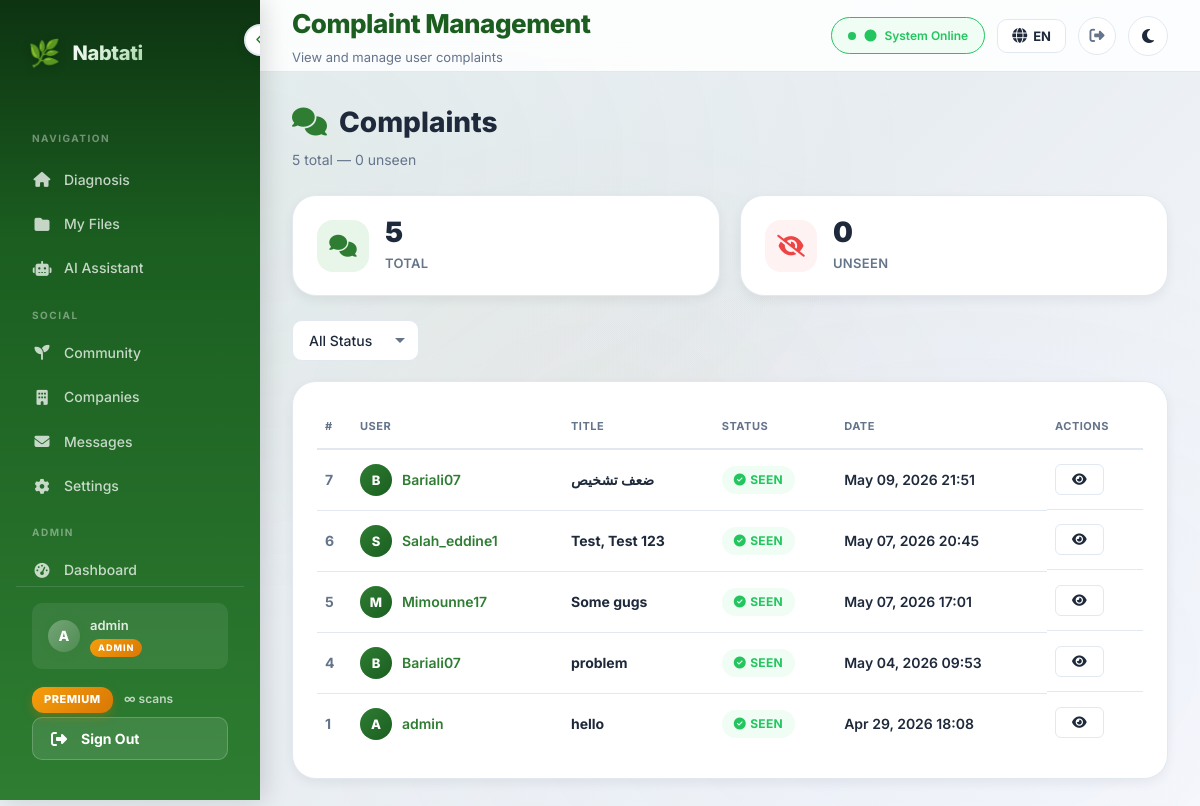
Page /manager/complaints/ (signed in) on the committed database.
### analysis/models.py (models this page shows, shortened)
class CustomUser(AbstractUser):
    email = models.EmailField(unique=True)
    email_verified = models.BooleanField(default=False)
    birth_date = models.DateField(null=True, blank=True)
    PURPOSE_CHOICES = [
        ("farmer", "Farmer"),
        ("company", "Company"),
        ("other", "Other"),
    ]
    purpose = models.CharField(
        max_length=20,
        choices=PURPOSE_CHOICES,
        default="other",
    )
    user_code = models.CharField(
        max_length=6,
        unique=True,
        default=generate_user_code,
    )
    avatar = models.ImageField(upload_to="avatars/", null=True, blank=True)
    bio = models.TextField(max_length=500, blank=True)
    location = models.CharField(max_length=100, blank=True)
    crops_of_interest = models.JSONField(default=list, blank=True)
    role = models.CharField(
        max_length=10,
        choices=ROLE_CHOICES,
        default="user",
    )
    plan_type = models.CharField(
        max_length=10,
        choices=PLAN_CHOICES,
        default="free",
    )
    subscription_start = models.DateTimeField(null=True, blank=True)
    subscription_end = models.DateTimeField(null=True, blank=True)
    daily_scan_count = models.PositiveIntegerField(default=0)
    last_scan_date = models.DateField(null=True, blank=True)
    total_scans_count = models.PositiveIntegerField(default=0)
    class Meta:
        verbose_name = "User"
        verbose_name_plural = "Users"
    def get_display_name(self):
        if self.role == "company":
            try:
                return self.company_profile.company_name
            except Exception:
                return self.get_full_name() or self.username
        return self.get_full_name() or self.username
    @property
    def is_expert(self):
        return self.role == "expert"
    @property
    def is_admin_role(self):
        return self.role == "admin" or self.is_staff
    @property
    def effective_plan_type(self):
        if self.is_staff:
            return "premium"
        return self.plan_type
    @property
    def plan_config(self):
        return PLAN_CONFIG.get(self.effective_plan_type, PLAN_CONFIG["free"])
    def get_daily_limit(self):
        return self.plan_config["daily_limit"]
    def remaining_scans_today(self):
        from django.utils import timezone as tz
        self._reset_daily_count_if_needed(tz.localdate())
        limit = self.get_daily_limit()
        if limit is None:
            return None
        return max(0, limit - self.daily_scan_count)
    def can_use_chat(self):
        if self.is_staff:
            return True
        return self.plan_type == "premium"
    def check_and_expire_subscription(self):
        if self.is_staff:
            return False  # Staff never expire
    def _reset_daily_count_if_needed(self, today):
        if self.last_scan_date != today:
            self.daily_scan_count = 0
            self.last_scan_date = today
            self.save(update_fields=["daily_scan_count", "last_scan_date"])

class Complaint(models.Model):
    user = models.ForeignKey(
        settings.AUTH_USER_MODEL,
        on_delete=models.CASCADE,
        related_name="complaints",
    )
    title = models.CharField(max_length=200)
    message = models.TextField()
    status = models.CharField(
        max_length=10,
        choices=COMPLAINT_STATUS_CHOICES,
        default="unseen",
    )
    created_at = models.DateTimeField(auto_now_add=True)
    class Meta:
        ordering = ["-created_at"]
        verbose_name = "Complaint"
        verbose_name_plural = "Complaints"

### manager/views.py (the view)
# urls.py: path("complaints/", views.admin_complaints, name="complaints"),
@staff_required
def admin_complaints(request):
    from analysis.models import Complaint
    status_filter = request.GET.get("status", "")
    qs = Complaint.objects.select_related("user").order_by("-created_at")
    if status_filter in ("seen", "unseen"):
        qs = qs.filter(status=status_filter)
    total = Complaint.objects.count()
    unseen = Complaint.objects.filter(status="unseen").count()
    context = {
        "complaints": qs,
        "status_filter": status_filter,
        "total_complaints": total,
        "unseen_complaints": unseen,
    }
    return render(request, "manager/complaints.html", context)

### experts/services.py (called while the page is built)
def get_unread_count(user: CustomUser) -> int:
    from experts.models import Message, Conversation
    from django.db.models import Q
    conversations = Conversation.objects.filter(Q(user=user) | Q(expert=user))
    return Message.objects.filter(
        conversation__in=conversations,
        is_read=False,
    ).exclude(sender=user).count()

### manager/templates/manager/complaints.html (shortened to what this page needs)
{% extends "analysis/base.html" %}
{% load static %}
{% load i18n %}
{% block header_title %}{% trans "Complaint Management" %}{% endblock %}
{% block header_subtitle %}{% trans "View and manage user complaints" %}{% endblock %}
{% block content %}
    <div class="admin-section-header">
        <div>
            <h1><i class="fas fa-comments"></i> {% trans "Complaints" %}</h1>
            <p class="subtitle">{{ total_complaints }} {% trans "total" %} — {{ unseen_complaints }} {% trans "unseen" %}</p>
        </div>
    </div>
    <div class="kpi-grid" style="margin-bottom:24px;">
        {% trans "Total" as lbl_t %}{% include "analysis/components/kpi_card.html" with icon="fa-comments" value=total_complaints label=lbl_t color="primary" %}
        {% trans "Unseen" as lbl_u %}{% include "analysis/components/kpi_card.html" with icon="fa-eye-slash" value=unseen_complaints label=lbl_u color="danger" %}
    </div>
    <div class="filter-bar" style="margin-bottom:20px;">
        <form method="GET" style="display:contents;">
            <select name="status" class="filter-select" onchange="this.form.submit()" aria-label="Filter by status">
                <option value="">{% trans "All Status" %}</option>
            </select>
        </form>
    </div>
    {% if complaints %}
    <div class="card" style="overflow-x:auto;">
        <table class="data-table" id="complaintsTable" role="table">
            <thead>
                <tr>
                    <th scope="col">#</th>
                    <th scope="col">{% trans "User" %}</th>
                    <th scope="col">{% trans "Title" %}</th>
                    <th scope="col">{% trans "Status" %}</th>
                    <th scope="col">{% trans "Date" %}</th>
                    <th scope="col">{% trans "Actions" %}</th>
                </tr>
            </thead>
            <tbody>
                {% for c in complaints %}
                <tr class="{% if c.status == 'unseen' %}row-warning{% endif %}">
                    <td style="font-weight:700;color:var(--text-muted);">{{ c.id }}</td>
                    <td>
                        <div class="cell-user">
                            <span class="cell-avatar">{{ c.user.username|make_list|first|upper }}</span>
                            <a href="{% url 'manager:user_detail' c.user.pk %}" style="color:var(--primary);text-decoration:none;font-weight:600;">
                                {{ c.user.username }}
                            </a>
                        </div>
                    </td>
                    <td><strong>{{ c.title|truncatechars:50 }}</strong></td>
                    <td>
                        {% if c.status == 'seen' %}
                        <span class="badge badge-success"><i class="fas fa-check-circle"></i> {% trans "Seen" %}</span>
                        {% else %}
                        <span class="badge badge-danger"><i class="fas fa-eye-slash"></i> {% trans "Unseen" %}</span>
                        {% endif %}
                    </td>
                    <td style="white-space:nowrap;">{{ c.created_at|date:"M d, Y H:i" }}</td>
                    <td class="cell-actions">
                        <a href="{% url 'manager:complaint_detail' c.id %}" class="btn btn-sm btn-secondary" title="{% trans 'View' %}">
                            <i class="fas fa-eye"></i>
                        </a>
                    </td>
                </tr>
                {% endfor %}
            </tbody>
        </table>
    </div>
    {% else %}
    {% trans "No Complaints" as nc_title %}{% trans "No complaints match your filter." as nc_msg %}{% include "analysis/components/empty_state.html" with icon="fa-comments" title=nc_title message=nc_msg %}
    {% endif %}
{% endblock %}

### analysis/templates/analysis/base.html (shortened to what this page needs)
{% load static %}
{% load i18n %}
<!DOCTYPE html>
<html lang="{{ LANGUAGE_CODE }}" dir="{% if LANGUAGE_CODE == 'ar' %}rtl{% else %}ltr{% endif %}" data-theme="light">
<head>
    <link href="https://cdnjs.cloudflare.com/ajax/libs/font-awesome/6.4.0/css/all.min.css" rel="stylesheet">
    <link rel="stylesheet" href="{% static 'css/style.css' %}">
    <link rel="stylesheet" href="{% static 'css/mobile.css' %}">
</head>
<body>
    <aside class="sidebar" id="sidebar" role="navigation" aria-label="{% trans 'Main navigation' %}" style="display:flex;flex-direction:column;">
        <button class="toggle-btn" onclick="toggleSidebar()" aria-label="{% trans 'Toggle sidebar' %}" aria-expanded="true">
            <i class="fas fa-chevron-left"></i>
        </button>
        <div class="logo">
            <span class="logo-icon">🌿</span>
            <span class="logo-text">Nabtati</span>
        </div>
        <div class="nav-section-label">{% trans "Navigation" %}</div>
        <div style="flex:1;overflow-y:auto;">
        <nav>
            <a href="{% url 'home' %}" class="nav {% block nav_home %}{% endblock %}" {% block nav_home_aria %}{% endblock %}>
                <i class="fas fa-home"></i>
                <span class="nav-text">{% trans "Diagnosis" %}</span>
            </a>
            <a href="{% url 'my_files' %}" class="nav {% block nav_files %}{% endblock %}" {% block nav_files_aria %}{% endblock %}>
                <i class="fas fa-folder"></i>
                <span class="nav-text">{% trans "My Files" %}</span>
            </a>
            <a href="{% url 'assistant' %}" class="nav {% block nav_assistant %}{% endblock %}" {% block nav_assistant_aria %}{% endblock %}>
                <i class="fas fa-robot"></i>
                <span class="nav-text">{% trans "AI Assistant" %}</span>
            </a>
            <div class="nav-section-label">{% trans "Social" %}</div>
            <a href="{% url 'community:feed' %}" class="nav {% block nav_community %}{% endblock %}">
                <i class="fas fa-seedling"></i>
                <span class="nav-text">{% trans "Community" %}</span>
            </a>
            <a href="{% url 'companies:directory' %}" class="nav {% block nav_companies %}{% endblock %}">
                <i class="fas fa-building"></i>
                <span class="nav-text">{% trans "Companies" %}</span>
            </a>
            <a href="{% url 'companies:user_messages' %}" class="nav {% block nav_user_messages %}{% endblock %}">
                <i class="fas fa-envelope"></i>
                <span class="nav-text">{% trans "Messages" %}</span>
            </a>
            <a href="{% url 'settings' %}" class="nav {% block nav_settings %}{% endblock %}">
                <i class="fas fa-cog"></i>
                <span class="nav-text">{% trans "Settings" %}</span>
            </a>
        </nav>
        {% if user.is_staff %}
        <div class="nav-section-label">{% trans "Admin" %}</div>
        <nav>
            <a href="{% url 'manager:dashboard' %}" class="nav {% block nav_admin_dashboard %}{% endblock %}">
                <i class="fas fa-gauge-high"></i>
                <span class="nav-text">{% trans "Dashboard" %}</span>
            </a>
        </nav>
        {% endif %}
        </div>
        <div class="sidebar-footer">
            {% if user.is_authenticated %}
            <div class="user-info">
                <div class="user-avatar">{{ user.username|make_list|first|upper }}</div>
                <span class="nav-text user-name">
                    {{ user.get_display_name }}
                    {% if user.is_staff %}
                    <span class="admin-badge-sm">{% trans "ADMIN" %}</span>
                    {% endif %}
                </span>
            </div>
            <div class="nav-text plan-info-sidebar" style="padding: 10px 0 4px 0; font-size: 12px;">
                <span class="plan-badge plan-badge-{{ plan_type }}" style="
                    display: inline-block;
                    padding: 4px 12px;
                    border-radius: 12px;
                    font-size: 11px;
                    font-weight: 800;
                    letter-spacing: 0.5px;
                    text-transform: uppercase;
                    {% if plan_type == 'premium' %}
                        background: linear-gradient(135deg, #f59e0b, #d97706);
                        color: #fff;
                        box-shadow: 0 4px 10px rgba(217, 119, 6, 0.3);
                    {% elif plan_type == 'basic' %}
                        background: linear-gradient(135deg, #6366f1, #4f46e5);
                        color: #fff;
                        box-shadow: 0 4px 10px rgba(79, 70, 229, 0.3);
                    {% else %}
                        background: #fff;
                        color: var(--primary);
                        box-shadow: 0 4px 10px rgba(0,0,0,0.1);
                    {% endif %}
                ">{{ plan_label }}</span>
                {% if daily_limit is not None %}
                <span style="color: rgba(255,255,255,0.7); margin-left: 8px; font-weight: 600;">
                    {{ remaining_scans }}/{{ daily_limit }} {% trans "scans" %}
                </span>
                {% else %}
                <span style="color: rgba(255,255,255,0.7); margin-left: 8px; font-weight: 600;">
                    ∞ {% trans "scans" %}
                </span>
                {% endif %}
            </div>
            <button class="sidebar-logout-btn" onclick="confirmLogout()" data-logout-url="{% url 'logout' %}">
                <i class="fas fa-right-from-bracket"></i>
                <span class="nav-text">{% trans "Sign Out" %}</span>
            </button>
            {% else %}
            <a href="{% url 'login' %}" class="nav">
                <i class="fas fa-sign-in-alt"></i>
                <span class="nav-text">{% trans "Login" %}</span>
            </a>
            {% endif %}
        </div>
    </aside>
    <div class="main-wrapper">
        <header class="header desktop-header">
            <div>
                <h1 class="header-title">{% block header_title %}Nabtati{% endblock %}</h1>
                <p class="header-subtitle">{% block header_subtitle %}{% endblock %}</p>
            </div>
            <div class="header-actions">
                {% block header_actions %}
                <span class="status-badge" role="status" aria-live="polite">
                    <i class="fas fa-circle"></i> {% trans "System Online" %}
                </span>
                {% endblock %}
                <div class="lang-switcher" id="langSwitcher">
                    <button class="lang-btn" id="langToggle" type="button" aria-label="{% trans 'Change language' %}">
                        <i class="fas fa-globe"></i>
                        <span>{{ LANGUAGE_CODE|upper }}</span>
                    </button>
                </div>
                {% if user.is_authenticated %}
                <button class="header-logout-btn" onclick="confirmLogout()" data-logout-url="{% url 'logout' %}" title="{% trans 'Sign Out' %}">
                    <i class="fas fa-right-from-bracket"></i>
                </button>
                {% endif %}
                <button class="theme-toggle desktop-theme-toggle" onclick="toggleTheme()" aria-label="{% trans 'Toggle dark mode' %}">
                    <i class="fas fa-moon" id="theme-icon"></i>
                </button>
            </div>
        </header>
        <main class="content" id="main-content">
            {% block content %}{% endblock %}
        </main>
    </div>
</body>
</html>

### static/css/mobile.css (style rules this page uses)
.user-info { display: flex; align-items: center; gap: 10px; padding: 12px 16px; margin-bottom: 8px; border-radius: var(--radius-sm); background: rgba(255, 255, 255, 0.08); }
.user-avatar { width: 32px; height: 32px; border-radius: 50%; background: linear-gradient(135deg, rgba(255,255,255,0.3), rgba(255,255,255,0.1)); display: flex; align-items: center; justify-content: center; font-weight: 800; font-size: 14px; color: white; flex-shrink: 0; }
.user-name { font-size: 13px; font-weight: 600; color: rgba(255,255,255,0.85); }
@media (min-width: 320px) { .header-title { font-size: clamp(18px, 4vw, 26px); } }

### rows in the picture
CustomUser: username|make_list "A", get_display_name "admin"
Complaint: id "7", user.username|make_list "B", user.username "Bariali07", title "ضعف تشخيص", created_at "May 09, 2026 21:51"
Complaint: id "6", user.username|make_list "S", user.username "Salah_eddine1", title "Test, Test 123", created_at "May 07, 2026 20:45"
Complaint: id "5", user.username|make_list "M", user.username "Mimounne17", title "Some gugs", created_at "May 07, 2026 17:01"
Complaint: id "4", user.username|make_list "B", user.username "Bariali07", title "problem", created_at "May 04, 2026 09:53"
Complaint: id "1", user.username|make_list "A", user.username "admin", title "hello", created_at "Apr 29, 2026 18:08"

### other values in the picture
{{ plan_label }} "PREMIUM"
{{ LANGUAGE_CODE|upper }} "EN"
{{ total_complaints }} "5"
{{ unseen_complaints }} "0"
{{ value }} "5 0"
{{ label }} "TOTAL UNSEEN"
